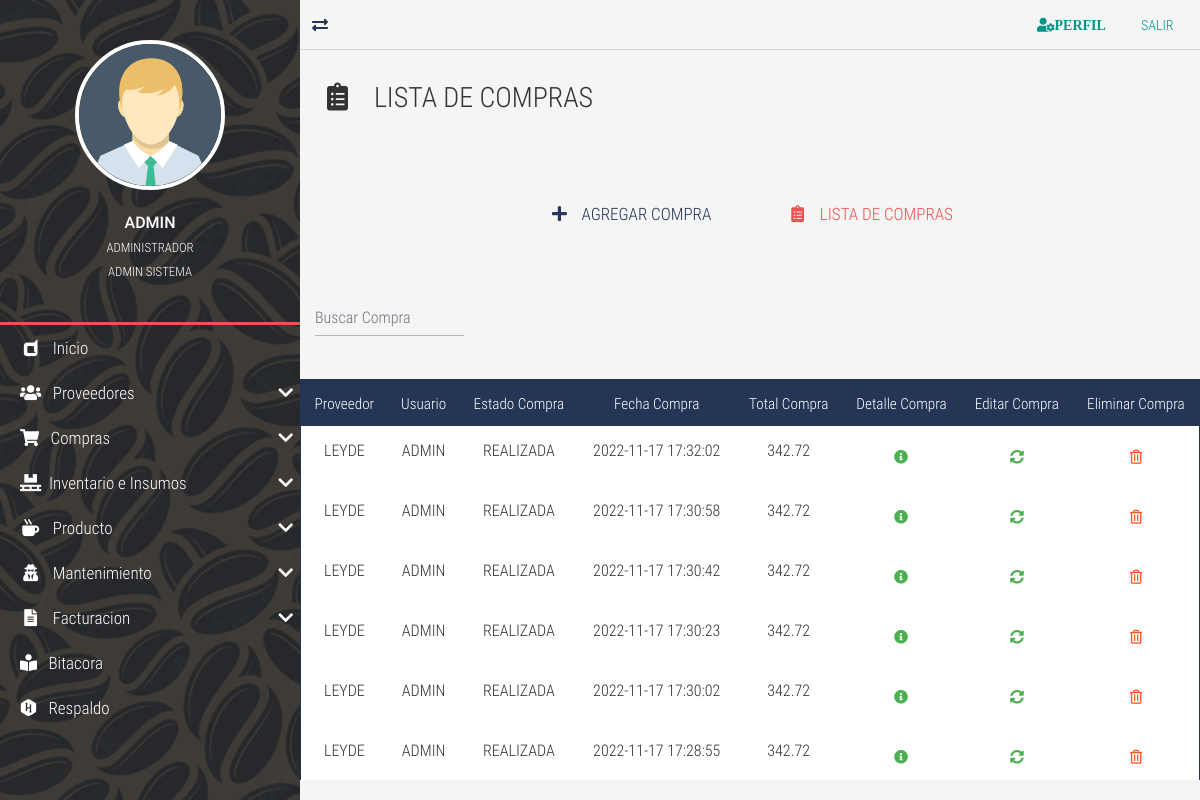
Page /compra-list/ (signed in) on the earlier database version.
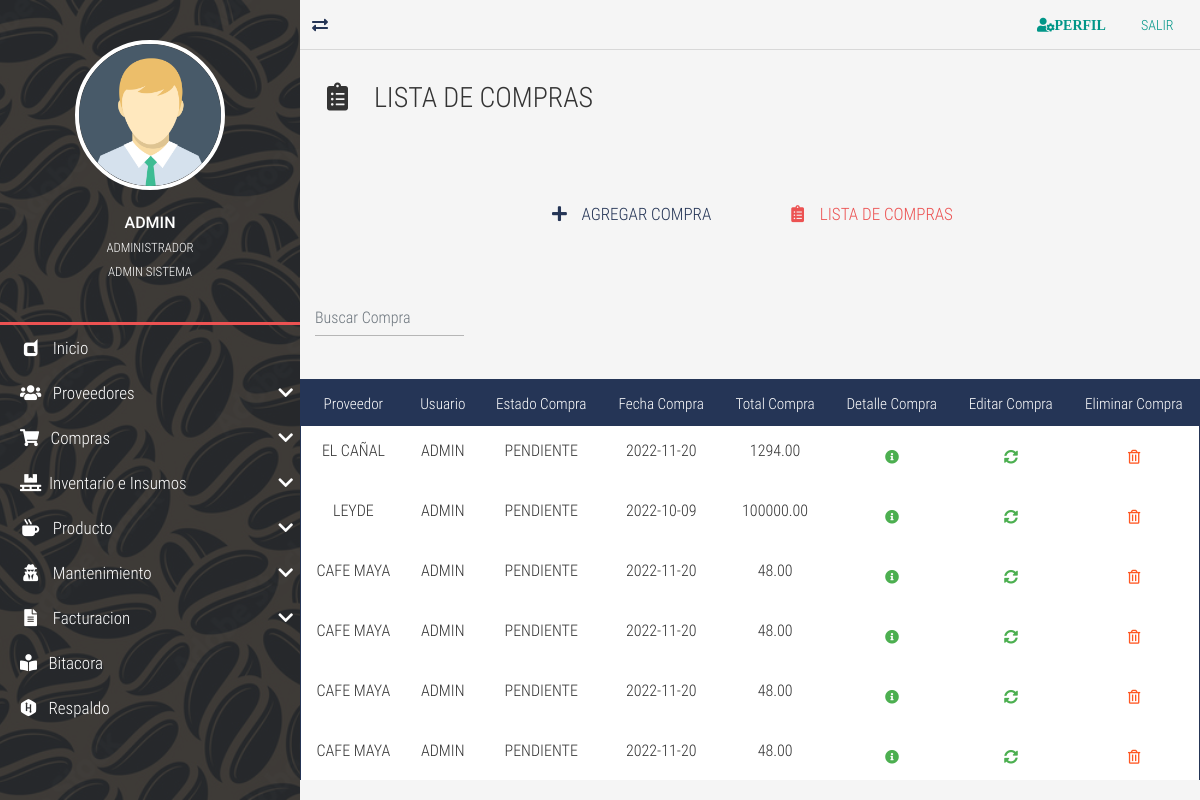
Same page on the later database version.
### tables this page shows
CREATE TABLE `TBL_compras` (
  `id_compra` int NOT NULL AUTO_INCREMENT,
  `id_proveedor` int DEFAULT NULL,
  `id_usuario` int DEFAULT NULL,
  `id_estado_compra` int DEFAULT NULL,
  `fech_compra` date DEFAULT NULL,
  `total_compra` decimal(10,2) DEFAULT NULL,
  PRIMARY KEY (`id_compra`),
  KEY `FK_compra_proveedor_idx` (`id_proveedor`),
  KEY `FK_compra_usu_idx` (`id_usuario`),
  KEY `FK_estado_compra_idx` (`id_estado_compra`),
  CONSTRAINT `FK_TBL_compras_TBL_estado_compras` FOREIGN KEY (`id_estado_compra`) REFERENCES `TBL_estado_compras` (`id_estado_compra`),
  CONSTRAINT `FK_TBL_compras_TBL_Proveedores` FOREIGN KEY (`id_proveedor`) REFERENCES `TBL_Proveedores` (`id_Proveedores`),
  CONSTRAINT `FK_TBL_compras_TBL_usuarios` FOREIGN KEY (`id_usuario`) REFERENCES `TBL_usuarios` (`id_usuario`)
);

CREATE TABLE `TBL_Proveedores` (
  `id_Proveedores` int NOT NULL AUTO_INCREMENT,
  `nom_proveedor` varchar(45) DEFAULT NULL,
  `rtn_proveedor` varchar(50) DEFAULT NULL,
  `tel_proveedor` varchar(50) DEFAULT NULL,
  `correo_proveedor` varchar(45) NOT NULL,
  `dir_proveedor` varchar(45) DEFAULT NULL,
  PRIMARY KEY (`id_Proveedores`) USING BTREE
);

CREATE TABLE `TBL_usuarios` (
  `id_usuario` int NOT NULL AUTO_INCREMENT,
  `usuario` varchar(50) NOT NULL,
  `nombre_usuario` varchar(100) NOT NULL,
  `estado_usuario` enum('Activo','Inactivo','Bloqueado','Nuevo') NOT NULL,
  `contrasena` varchar(100) NOT NULL,
  `id_rol` int NOT NULL,
  `fecha_ultima_conexion` datetime DEFAULT NULL,
  `preguntas_contestadas` int DEFAULT NULL,
  `primer_ingreso` int DEFAULT NULL,
  `fecha_vencimiento` date DEFAULT NULL,
  `correo_electronico` varchar(50) DEFAULT NULL,
  `creado_por` varchar(30) DEFAULT NULL,
  `fecha_creacion` datetime DEFAULT NULL,
  `modificado_por` varchar(30) DEFAULT NULL,
  `fecha_modificacion` datetime DEFAULT NULL,
  PRIMARY KEY (`id_usuario`)
);

CREATE TABLE `TBL_estado_compras` (
  `id_estado_compra` int NOT NULL AUTO_INCREMENT,
  `nom_estado_compra` varchar(45) DEFAULT NULL,
  PRIMARY KEY (`id_estado_compra`)
);

### controladores/vistasControlador.php (called while the page is built, shortened)
<?php
	class vistasControlador extends vistasModelo{
		public function obtener_plantilla_controlador(){
			return require_once "./vistas/plantilla.php";
		}
	}

### index.php (called while the page is built, shortened)
<?php
	require_once "./controladores/vistasControlador.php";
	$plantilla = new vistasControlador();
	$plantilla->obtener_plantilla_controlador();

### vistas/contenidos/compra-list-view.php (the view, shortened to what this page needs)
<div class="full-box page-header">
	<h3 class="text-left">
		<i class="fas fa-clipboard-list fa-fw"></i> &nbsp; LISTA DE COMPRAS
	</h3>
</div>
<div class="container-fluid">
	<ul class="full-box list-unstyled page-nav-tabs">
		<li>
			<a href="<?php echo SERVERURL; ?>compra-new/"><i class="fas fa-plus fa-fw"></i> &nbsp; AGREGAR COMPRA</a>
		</li>
		<li>
			<a class="active" href="<?php echo SERVERURL; ?>compra-list/"><i class="fas fa-clipboard-list fa-fw"></i> &nbsp; LISTA DE COMPRAS</a>
		</li>
	</ul>
</div>
<?php
$where="";
?>
	<div class="container-fluid">
  <form class="d-flex">
      <input class="form-control me-2 light-table-filter" data-table="table_id" type="text"
      placeholder="Buscar Compra">
      </form>
  </div>
  <br>
	<table class="table table-striped table-dark table_id text-center" id="tblDatos">
		<thead>
			<tr>
				<th>Proveedor</th>
				<th>Usuario</th>
				<th>Estado Compra</th>
				<th>Fecha Compra</th>
				<th>Total Compra</th>
				<th>Detalle Compra</th>
				<th>Editar Compra</th>
				<th>Eliminar Compra</th>
			</tr>
		</thead>
		<tbody>
			<?php
				include ("./cone.php");
				$SQL="SELECT c.id_compra,  c.id_proveedor, p.nom_proveedor,u.usuario,e.nom_estado_compra,c.fech_compra,
				c.total_compra FROM TBL_compras c
				inner JOIN TBL_Proveedores p ON p.id_Proveedores = c.id_proveedor
				inner JOIN TBL_usuarios u ON u.id_usuario = c.id_usuario
				inner JOIN TBL_estado_compras e ON e.id_estado_compra = c.id_estado_compra
				ORDER BY c.id_compra DESC
				$where";
				$dato = mysqli_query($conexion, $SQL);
				if($dato -> num_rows >0){
					while($fila=mysqli_fetch_array($dato)){
			?>
				<tr>
				<td><?php echo $fila['nom_proveedor']; ?></td>
				<td><?php echo $fila['usuario']; ?></td>
				<td><?php echo $fila['nom_estado_compra']; ?></td>
				<td><?php echo $fila['fech_compra']; ?></td>
				<td><?php echo $fila['total_compra']; ?></td>
				<td>
					<a href="<?php echo SERVERURL; ?>compra-detalle/<?php echo $fila['id_compra']?>" class="btn btn-success">
					<i class="fas fa-info-circle"></i>
					</a>
				</td>
				<td>
					<a href="<?php echo SERVERURL; ?>compra-update/<?php echo $fila['id_compra']?>" class="btn btn-success">
						<i class="fas fa-sync-alt"></i>
					</a>
				</td>
				<td>
				<form class="FormularioAjax" action="<?php echo SERVERURL; ?>ajax/compraAjax.php" method="POST" data-form="delete" autocomplete="off">
				<button type="submit" class="btn btn-warning">
					<i class="far fa-trash-alt"></i>
				</button>
				</form>
			</td>
			</tr>
			<?php
				}
			}else{
				?>
				<tr class="text-center">
				<td colspan="16">No existen registros</td>
				</tr>
				<?php
			}
			?>
		</tbody>
	</table>

Differences in the rows shown:
no longer on this page (row edited): tbl_compras: id_proveedor.nom_proveedor "LEYDE", id_usuario.usuario "ADMIN", id_estado_compra.nom_estado_compra "REALIZADA", fech_compra "2022-11-17 17:32:02", total_compra "342.72"
no longer on this page (row edited): tbl_compras: id_proveedor.nom_proveedor "LEYDE", id_usuario.usuario "ADMIN", id_estado_compra.nom_estado_compra "REALIZADA", fech_compra "2022-11-17 17:30:58", total_compra "342.72"
no longer on this page (row edited): tbl_compras: id_proveedor.nom_proveedor "LEYDE", id_usuario.usuario "ADMIN", id_estado_compra.nom_estado_compra "REALIZADA", fech_compra "2022-11-17 17:30:42", total_compra "342.72"
no longer on this page (row edited): tbl_compras: id_proveedor.nom_proveedor "LEYDE", id_usuario.usuario "ADMIN", id_estado_compra.nom_estado_compra "REALIZADA", fech_compra "2022-11-17 17:30:23", total_compra "342.72"
no longer on this page (row edited): tbl_compras: id_proveedor.nom_proveedor "LEYDE", id_usuario.usuario "ADMIN", id_estado_compra.nom_estado_compra "REALIZADA", fech_compra "2022-11-17 17:30:02", total_compra "342.72"
no longer on this page (row edited): tbl_compras: id_proveedor.nom_proveedor "LEYDE", id_usuario.usuario "ADMIN", id_estado_compra.nom_estado_compra "REALIZADA", fech_compra "2022-11-17 17:28:55", total_compra "342.72"
added tbl_compras: id_proveedor.nom_proveedor "EL CAÑAL", id_usuario.usuario "ADMIN", id_estado_compra.nom_estado_compra "PENDIENTE", fech_compra "2022-11-20", total_compra "1294.00"
added tbl_compras: id_proveedor.nom_proveedor "LEYDE", id_usuario.usuario "ADMIN", id_estado_compra.nom_estado_compra "PENDIENTE", fech_compra "2022-10-09", total_compra "100000.00"
added tbl_compras: id_proveedor.nom_proveedor "CAFE MAYA", id_usuario.usuario "ADMIN", id_estado_compra.nom_estado_compra "PENDIENTE", fech_compra "2022-11-20", total_compra "48.00"
added tbl_compras: id_proveedor.nom_proveedor "CAFE MAYA", id_usuario.usuario "ADMIN", id_estado_compra.nom_estado_compra "PENDIENTE", fech_compra "2022-11-20", total_compra "48.00"
added tbl_compras: id_proveedor.nom_proveedor "CAFE MAYA", id_usuario.usuario "ADMIN", id_estado_compra.nom_estado_compra "PENDIENTE", fech_compra "2022-11-20", total_compra "48.00"
added tbl_compras: id_proveedor.nom_proveedor "CAFE MAYA", id_usuario.usuario "ADMIN", id_estado_compra.nom_estado_compra "PENDIENTE", fech_compra "2022-11-20", total_compra "48.00"
